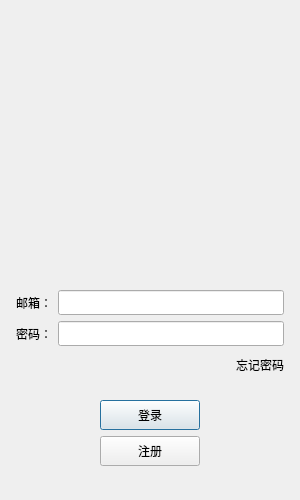
<?xml version="1.0" encoding="UTF-8"?>
<ui version="4.0">
 <class>LoginDialog</class>
 <widget class="QDialog" name="LoginDialog">
  <property name="geometry">
   <rect>
    <x>0</x>
    <y>0</y>
    <width>300</width>
    <height>500</height>
   </rect>
  </property>
  <property name="minimumSize">
   <size>
    <width>300</width>
    <height>500</height>
   </size>
  </property>
  <property name="maximumSize">
   <size>
    <width>300</width>
    <height>500</height>
   </size>
  </property>
  <property name="windowTitle">
   <string>Dialog</string>
  </property>
  <layout class="QVBoxLayout" name="verticalLayout_2">
   <item>
    <layout class="QVBoxLayout" name="verticalLayout">
     <property name="leftMargin">
      <number>5</number>
     </property>
     <property name="topMargin">
      <number>5</number>
     </property>
     <property name="rightMargin">
      <number>5</number>
     </property>
     <property name="bottomMargin">
      <number>5</number>
     </property>
     <item>
      <widget class="QLabel" name="err_tip">
       <property name="text">
        <string/>
       </property>
      </widget>
     </item>
     <item>
      <widget class="QWidget" name="head_widget" native="true">
       <property name="minimumSize">
        <size>
         <width>200</width>
         <height>230</height>
        </size>
       </property>
       <layout class="QGridLayout" name="gridLayout">
        <item row="1" column="0">
         <widget class="QLabel" name="head_label">
          <property name="minimumSize">
           <size>
            <width>200</width>
            <height>200</height>
           </size>
          </property>
          <property name="maximumSize">
           <size>
            <width>200</width>
            <height>200</height>
           </size>
          </property>
          <property name="text">
           <string/>
          </property>
          <property name="pixmap">
           <pixmap resource="rc.qrc">:/res/ice.jpg</pixmap>
          </property>
          <property name="alignment">
           <set>Qt::AlignmentFlag::AlignCenter</set>
          </property>
         </widget>
        </item>
       </layout>
      </widget>
     </item>
     <item>
      <spacer name="verticalSpacer">
       <property name="orientation">
        <enum>Qt::Orientation::Vertical</enum>
       </property>
       <property name="sizeHint" stdset="0">
        <size>
         <width>20</width>
         <height>40</height>
        </size>
       </property>
      </spacer>
     </item>
     <item>
      <layout class="QHBoxLayout" name="horizontalLayout">
       <item>
        <widget class="QLabel" name="email_label">
         <property name="minimumSize">
          <size>
           <width>0</width>
           <height>25</height>
          </size>
         </property>
         <property name="maximumSize">
          <size>
           <width>16777215</width>
           <height>25</height>
          </size>
         </property>
         <property name="text">
          <string>邮箱：</string>
         </property>
        </widget>
       </item>
       <item>
        <widget class="QLineEdit" name="email_edit">
         <property name="minimumSize">
          <size>
           <width>0</width>
           <height>25</height>
          </size>
         </property>
         <property name="maximumSize">
          <size>
           <width>16777215</width>
           <height>25</height>
          </size>
         </property>
        </widget>
       </item>
      </layout>
     </item>
     <item>
      <layout class="QHBoxLayout" name="horizontalLayout_2">
       <item>
        <widget class="QLabel" name="password_label">
         <property name="minimumSize">
          <size>
           <width>0</width>
           <height>25</height>
          </size>
         </property>
         <property name="maximumSize">
          <size>
           <width>16777215</width>
           <height>25</height>
          </size>
         </property>
         <property name="text">
          <string>密码：</string>
         </property>
        </widget>
       </item>
       <item>
        <widget class="QLineEdit" name="password_edit">
         <property name="minimumSize">
          <size>
           <width>0</width>
           <height>25</height>
          </size>
         </property>
         <property name="maximumSize">
          <size>
           <width>16777215</width>
           <height>25</height>
          </size>
         </property>
        </widget>
       </item>
      </layout>
     </item>
     <item>
      <layout class="QHBoxLayout" name="horizontalLayout_3">
       <item>
        <spacer name="horizontalSpacer">
         <property name="orientation">
          <enum>Qt::Orientation::Horizontal</enum>
         </property>
         <property name="sizeHint" stdset="0">
          <size>
           <width>40</width>
           <height>20</height>
          </size>
         </property>
        </spacer>
       </item>
       <item>
        <widget class="ClickedLabel" name="forget_label">
         <property name="minimumSize">
          <size>
           <width>0</width>
           <height>25</height>
          </size>
         </property>
         <property name="maximumSize">
          <size>
           <width>16777215</width>
           <height>25</height>
          </size>
         </property>
         <property name="text">
          <string>忘记密码</string>
         </property>
        </widget>
       </item>
      </layout>
     </item>
     <item>
      <spacer name="verticalSpacer_3">
       <property name="orientation">
        <enum>Qt::Orientation::Vertical</enum>
       </property>
       <property name="sizeHint" stdset="0">
        <size>
         <width>20</width>
         <height>40</height>
        </size>
       </property>
      </spacer>
     </item>
     <item>
      <layout class="QHBoxLayout" name="horizontalLayout_4">
       <item>
        <spacer name="horizontalSpacer_2">
         <property name="orientation">
          <enum>Qt::Orientation::Horizontal</enum>
         </property>
         <property name="sizeHint" stdset="0">
          <size>
           <width>40</width>
           <height>20</height>
          </size>
         </property>
        </spacer>
       </item>
       <item>
        <widget class="QPushButton" name="login_btn">
         <property name="minimumSize">
          <size>
           <width>100</width>
           <height>30</height>
          </size>
         </property>
         <property name="text">
          <string>登录</string>
         </property>
        </widget>
       </item>
       <item>
        <spacer name="horizontalSpacer_3">
         <property name="orientation">
          <enum>Qt::Orientation::Horizontal</enum>
         </property>
         <property name="sizeHint" stdset="0">
          <size>
           <width>40</width>
           <height>20</height>
          </size>
         </property>
        </spacer>
       </item>
      </layout>
     </item>
     <item>
      <layout class="QHBoxLayout" name="horizontalLayout_5">
       <item>
        <spacer name="horizontalSpacer_4">
         <property name="orientation">
          <enum>Qt::Orientation::Horizontal</enum>
         </property>
         <property name="sizeHint" stdset="0">
          <size>
           <width>40</width>
           <height>20</height>
          </size>
         </property>
        </spacer>
       </item>
       <item>
        <widget class="QPushButton" name="register_btn">
         <property name="minimumSize">
          <size>
           <width>100</width>
           <height>30</height>
          </size>
         </property>
         <property name="text">
          <string>注册</string>
         </property>
        </widget>
       </item>
       <item>
        <spacer name="horizontalSpacer_5">
         <property name="orientation">
          <enum>Qt::Orientation::Horizontal</enum>
         </property>
         <property name="sizeHint" stdset="0">
          <size>
           <width>40</width>
           <height>20</height>
          </size>
         </property>
        </spacer>
       </item>
      </layout>
     </item>
     <item>
      <spacer name="verticalSpacer_2">
       <property name="orientation">
        <enum>Qt::Orientation::Vertical</enum>
       </property>
       <property name="sizeHint" stdset="0">
        <size>
         <width>20</width>
         <height>40</height>
        </size>
       </property>
      </spacer>
     </item>
    </layout>
   </item>
  </layout>
 </widget>
 <customwidgets>
  <customwidget>
   <class>ClickedLabel</class>
   <extends>QLabel</extends>
   <header>clickedlabel.h</header>
  </customwidget>
 </customwidgets>
 <resources>
  <include location="rc.qrc"/>
 </resources>
 <connections/>
</ui>
